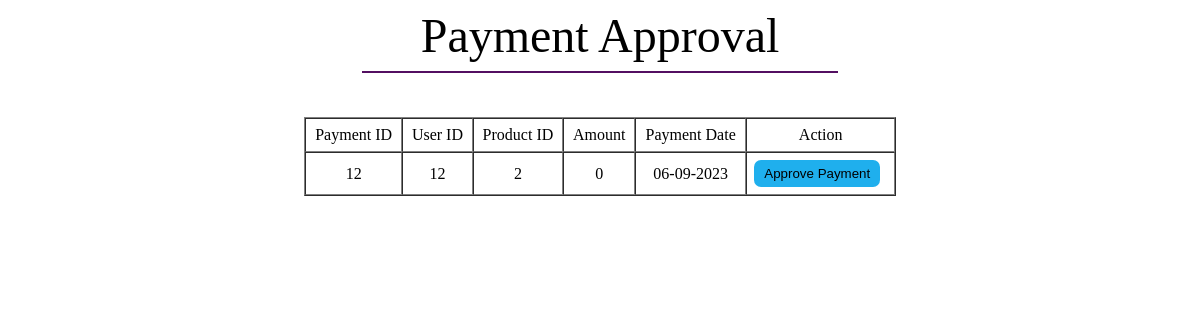
The app's page /View/payment-approval.php (signed in) with its own data.
### tables this page shows
CREATE TABLE `paymentinfo` (
  `PaymentID` int(11) NOT NULL,
  `UserID` int(11) NOT NULL,
  `ProductID` int(11) NOT NULL,
  `Amount` varchar(50) NOT NULL,
  `PaymentDate` varchar(40) NOT NULL,
  `PaymentStatus` varchar(40) NOT NULL
);

### Model/payment-model.php (called while the page is built, shortened)
<?php
function pendingpayment(){
        $conn=dbConnection();
        $sql="SELECT * FROM paymentinfo WHERE PaymentStatus='Inactive'";
        $result=mysqli_query($conn,$sql);
        return $result;
}
?>

### View/payment-approval.php (the view, shortened to what this page needs)
<?php require_once('../Model/payment-model.php');
$result=pendingpayment();
?>
<!DOCTYPE html>
<html lang="en">
<head>
    <link rel="stylesheet" href="../style.css">
</head>
<body>
    <center>
        <font face="times new roman" size="7">Payment Approval</font>
        <hr width="40%" color="#530f61">
    </center>
    <?php
    if(mysqli_num_rows($result) > 0) {
        echo"<br><br><table align=\"center\" width=\"50%\" border=\"1\" cellpadding=\"7\" cellspacing=\"0\">
        <tr><td align=\"center\">Payment ID</td>
            <td align=\"center\">User ID</td>
            <td align=\"center\">Product ID</td>
            <td align=\"center\">Amount</td>
            <td align=\"center\">Payment Date</td>
            <td align=\"center\">Action</td>
            </tr>";
        while($row = mysqli_fetch_assoc($result)) {
            $PaymentID=$row['PaymentID'];
            $UserID=$row['UserID'];
            $ProductID=$row['ProductID'];
            $Amount=$row['Amount'];
            $PaymentDate=$row['PaymentDate'];
            echo"
            <tr><td align=\"center\">$PaymentID</td>
            <td align=\"center\">$UserID</td>
            <td align=\"center\">$ProductID</td>
            <td align=\"center\">$Amount</td>
            <td align=\"center\">$PaymentDate</td>
            <td><a href=\"../Controller/payment-controller.php?id={$PaymentID}\"><button class=\"round-button\">Approve Payment</button></a></td>
        </tr>";
        }
        echo" </table>";
    }else{
        echo "<br><br><font face=\"times new roman\" size=\"8\">No Product Found<font>";
    }
    ?>
</body>
</html>

### style.css (style rules this page uses)
a { text-decoration: none; color: rgb(153, 50, 50); }
.round-button { display: inline-block; border-radius: 7px; background-color: #1fafed; color: black; border: none; padding: 6px 10px; text-align: center; text-decoration: none; cursor: pointer; }

### records on screen
paymentinfo: PaymentID "12", UserID "12", ProductID "2", Amount "0", PaymentDate "06-09-2023"
